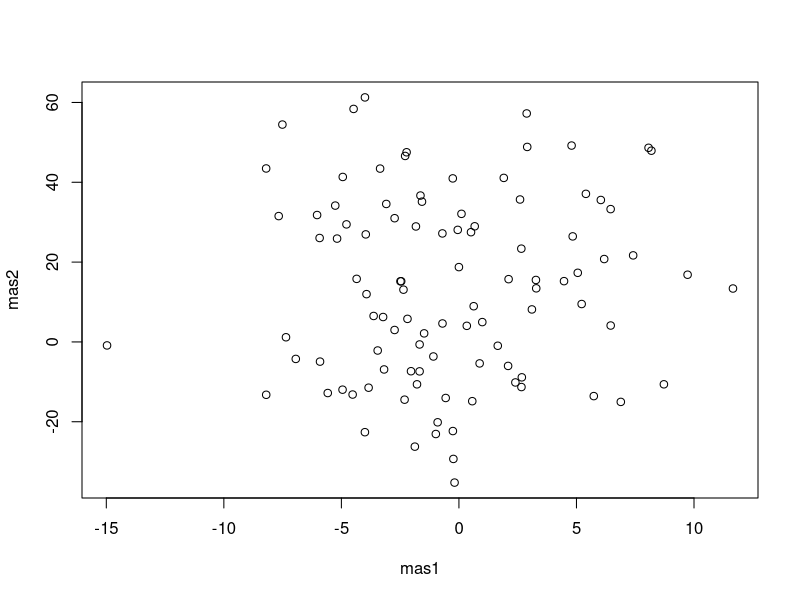
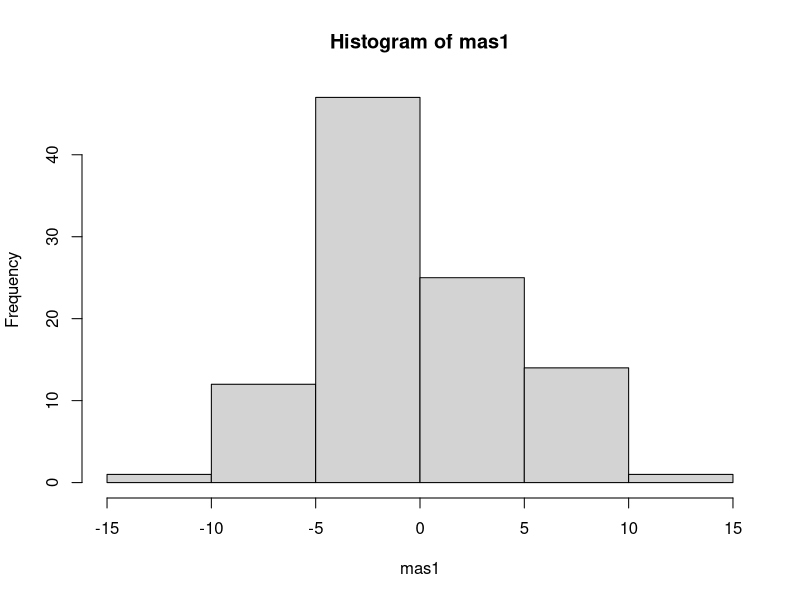
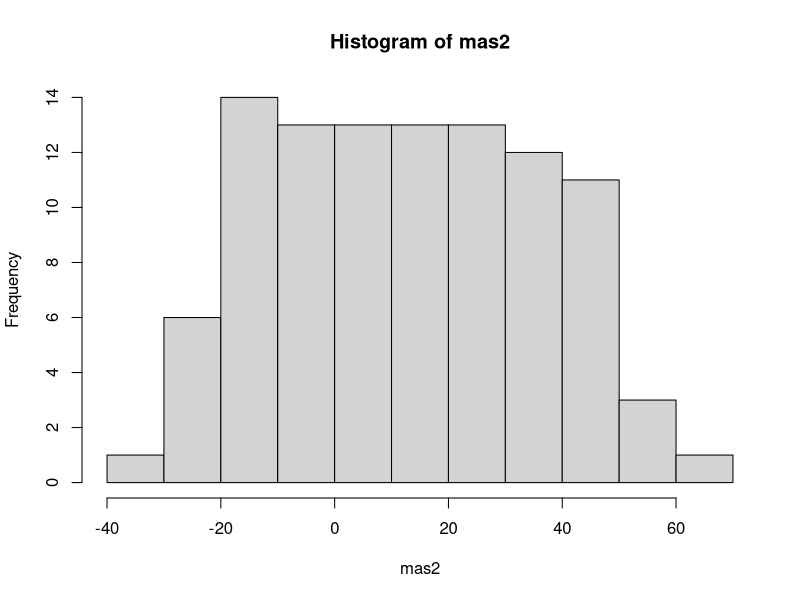
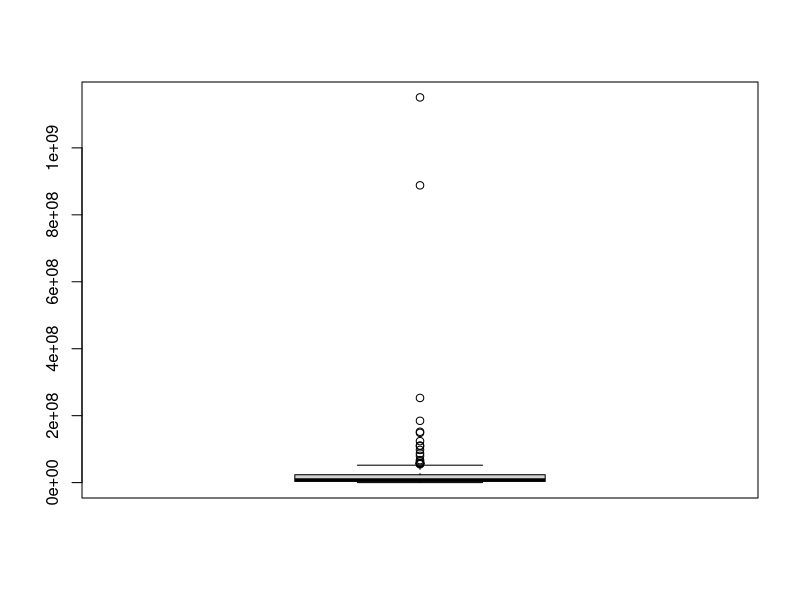
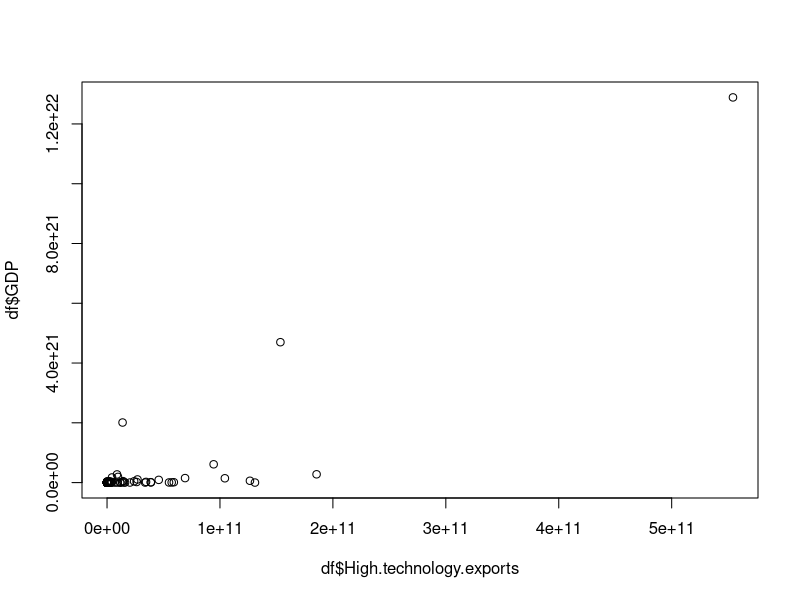

Here is the R script that generated these plots, in order:
#HW 1 Day 1 Sl 10

mas1<-rnorm(100,0,5)
mas2<-rnorm(100,10, sd = 27)
mean(mas1)
mean(mas2)
sd(mas1)
sd(mas2)
plot(mas1,mas2)
hist(mas1)
hist(mas2)
mas1*3
mas2[mas2>mean(mas2)]<-mas2[mas2>mean(mas2)]-18


df<-read.csv("DataDay1.csv",sep=";",dec = ",")
df
str(df)
head(df,n = 5)
tail(df)
df$ISO<-NULL

df[is.na(df)]<-0
tail(df)

df$GDP<-df$GDP.per.capita*df$Population
summary(df)
boxplot(df$GDP.per.capita)
plot(df$High.technology.exports,df$GDP)
